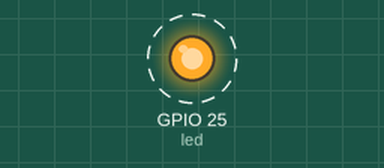
Recording of a program running on a simulated Raspberry Pi (BCM pin numbers). On the bench: output pins drawn as LEDs (lit = HIGH). Dashed ring = blinking.

Above: at 0.2 s.
Timing chart, 0 to 3.0 s (numbered marks = the images above):
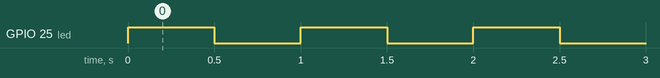

The program:

blinker.py
```python
from gpiozero import LED
import time

#LED
led = LED(25)


while True:
    # on : GPIO.output(led_pin,GPIO.HIGH)
    led.on()
    time.sleep(0.5)
    # off : GPIO.output(led_pin,GPIO.LOW)
    led.off()
    time.sleep(0.5)
```

Measured:
- by itself, GPIO 25 (led): alternates HIGH for 0.50 s and LOW for 0.50 s
